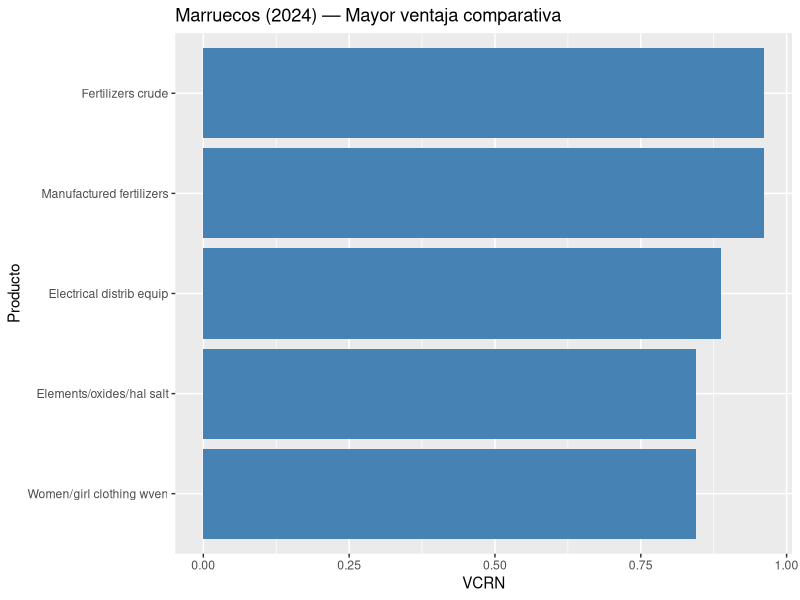
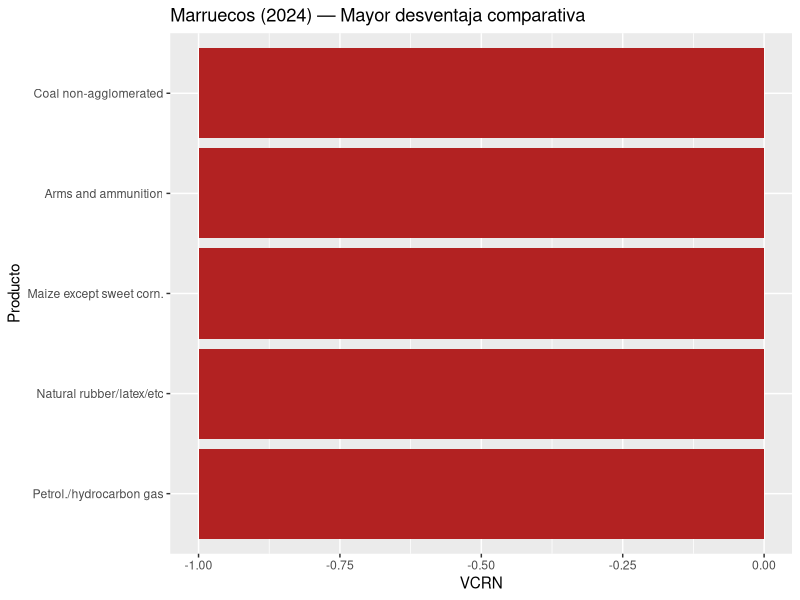
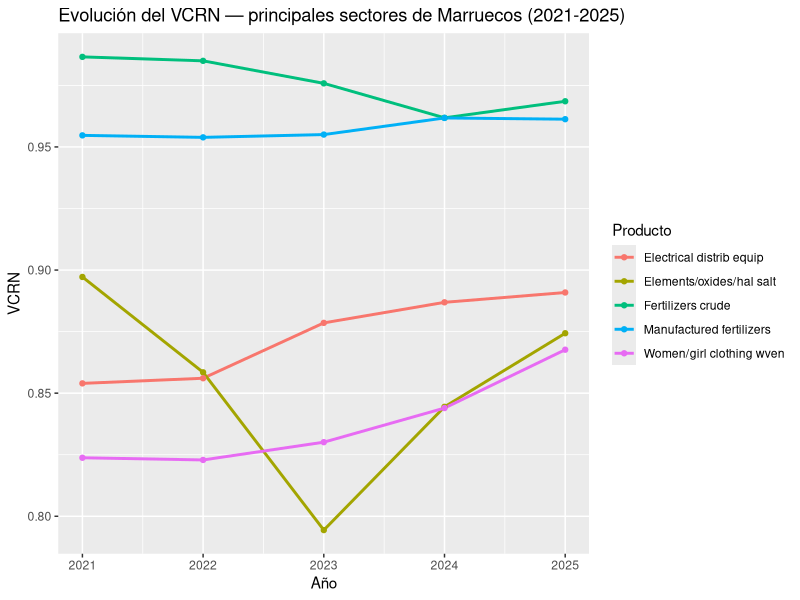
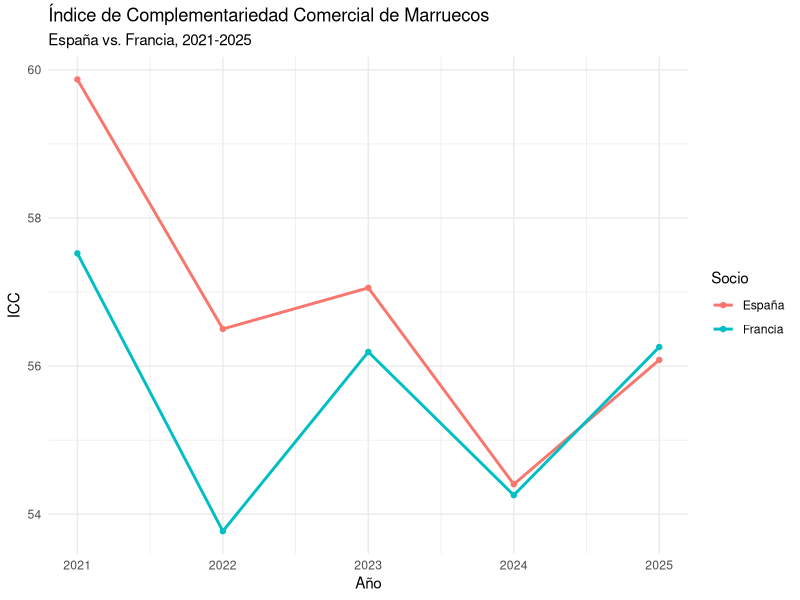
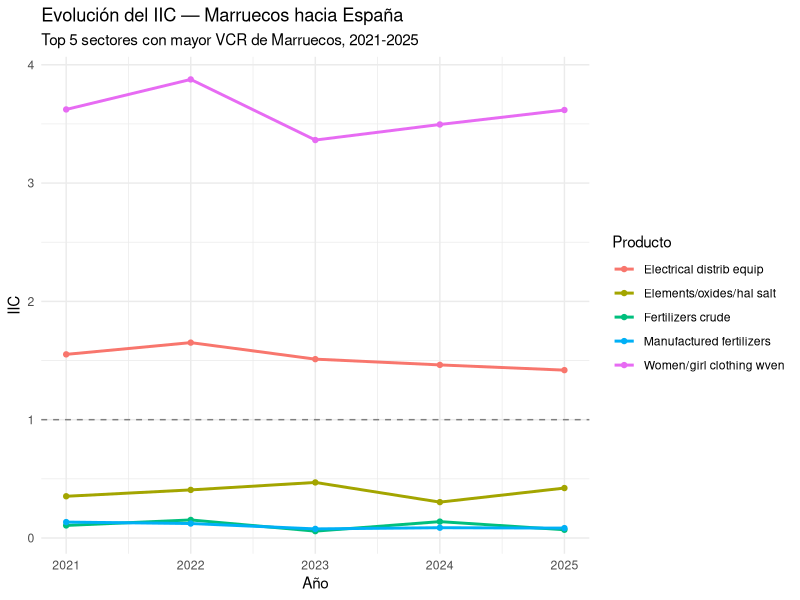
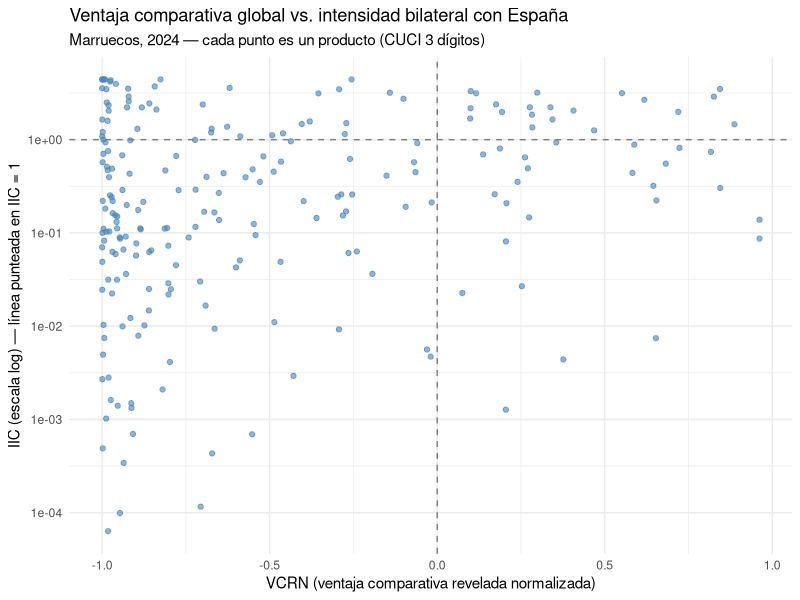
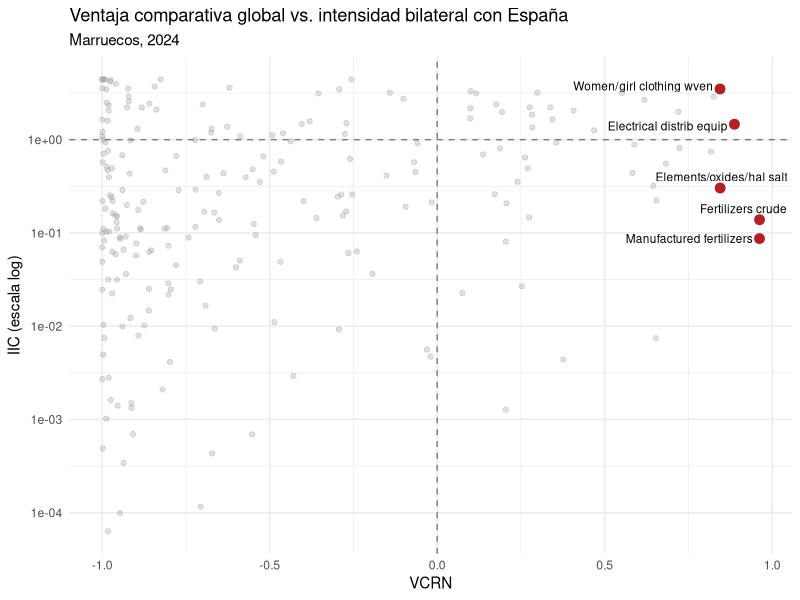
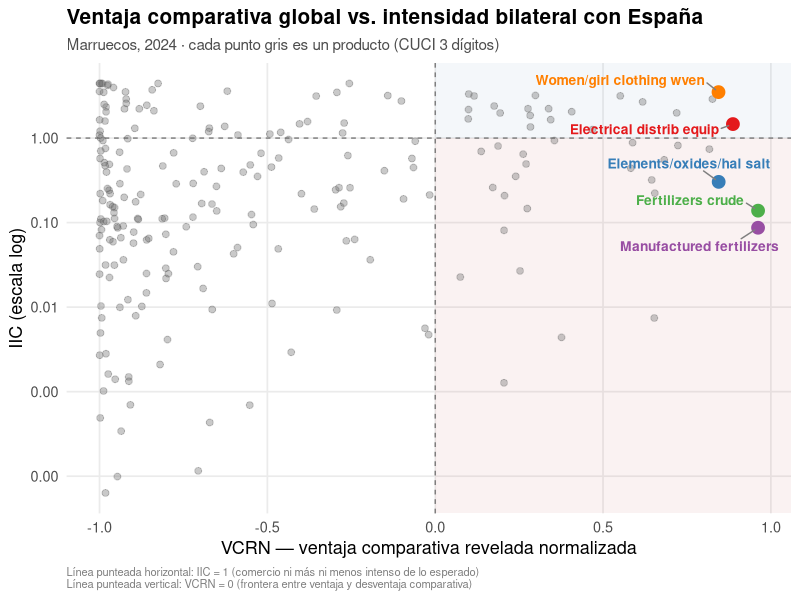

R code for these plots, in order:
install.packages("tidyverse")
install.packages("haven")
install.packages("ggrepel")

library(tidyverse)
library(haven)
library(dplyr)
library(ggrepel) 

getwd()
setwd("/cloud/project/bases de datos")
comtrade <- read_dta("MAR_ESP_FRA_WLD_full.dta")

names(comtrade) <- tolower(names(comtrade))

#-----------------------------------------------------------------------------#
# Limpieza de Bases: Uso dos bases, una con MAR como reporter y FRA, SPN y WLD
# como partners, y otra con WLD como reporter y partner. Después las uno con 
# left_join y armo el VCR.
#-----------------------------------------------------------------------------#

# Primero para la parte de MAR -> FRA, SPN, WLD:

comtrade <- comtrade %>%
  mutate(
    cuci      = as.character(as_factor(productcode)),
    cuci_desc = as.character(as_factor(productdescription)),
    r         = as.character(as_factor(reporteriso3)),
    p         = as.character(as_factor(partneriso3)),
    flow      = as.character(as_factor(tradeflowname))
  ) %>%
  rename(value = tradevaluein1000usd) %>%
  select(r, p, flow, cuci, cuci_desc, value, year)

comtrade_2 <- comtrade |>
  mutate(value = value / 1000)

comtrade_exp <- comtrade_2 |>
  filter(flow == "Export")

comtrade_exp <- comtrade_exp |>
  group_by(year, r, p) |>
  mutate(total_expo = sum(value, na.rm = TRUE)) |>
  ungroup()

comtrade_exp <- comtrade_exp |>
  mutate(share = value / total_expo)

df_share <- comtrade_exp |>
  select(year, r, p, cuci, cuci_desc, share)

vcr_aux_mar <- df_share |>
  filter(r == "MAR", p == "WLD") |>
  rename(share_mar = share)

# Ahora para la parte de WLD -> WLD:

comtrade_wld <- read_dta("WLD_WLD.dta")

names(comtrade_wld) <- tolower(names(comtrade_wld))

comtrade_wld <- comtrade_wld %>%
  mutate(
    cuci = as.character(as_factor(productcode)),
    r    = as.character(as_factor(reporteriso3)),
    p    = as.character(as_factor(partneriso3)),
    flow = as.character(as_factor(tradeflowname))
  ) %>%
  rename(value = tradevaluein1000usd) %>%
  select(r, p, flow, cuci, value, year)

wld_exp <- comtrade_wld |>
  filter(flow == "Export", r == "All", p == "All") |>
  group_by(year) |>
  mutate(total_wld = sum(value, na.rm = TRUE)) |>
  ungroup() |>
  mutate(share_wld = value / total_wld) |>
  select(year, cuci, share_wld)

#-----------------------------------------------------------------------------#
# Y ahora sí construyo el VCR:
#-----------------------------------------------------------------------------#

vcr_mar <- vcr_aux_mar |>
  select(year, cuci, cuci_desc, share_mar) |>
  left_join(wld_exp, by = c("year", "cuci")) |>
  mutate(
    vcr  = share_mar / share_wld,
    vcrn = (vcr - 1) / (vcr + 1)
  ) |>
  arrange(desc(vcr))

sum(is.na(vcr_mar$share_wld)) # chequeo que no quede ningún NA suelto

top5_mar <- vcr_mar |>
  filter(year == 2025) |>
  slice_max(vcrn, n = 5)

# Analisis de los resultados del VCR

vcr_mar |> 
  group_by(year) |> 
  summarise(n = n(), na_share_wld = sum(is.na(share_wld)))

# Top 5 sectores con mayor ventaja comparativa (VCRN más alto)
top5_ventaja <- vcr_mar |>
  filter(year == 2024) |>
  slice_max(vcrn, n = 5)


# Top 5 sectores con mayor desventaja comparativa (VCRN más bajo)
top5_desventaja <- vcr_mar |>
  filter(year == 2024) |>
  slice_min(vcrn, n = 5)


# Me parecen medio una poronga estos gráficos, pero bueno, hay que verlo

ggplot(data = top5_ventaja) +
  geom_col(aes(x = reorder(cuci_desc, vcrn), y = vcrn), fill = "steelblue") +
  coord_flip() +
  labs(title = "Marruecos (2024) — Mayor ventaja comparativa",
       x = "Producto",
       y = "VCRN")

ggplot(data = top5_desventaja) +
  geom_col(aes(x = reorder(cuci_desc, vcrn), y = vcrn), fill = "firebrick") +
  coord_flip() +
  labs(title = "Marruecos (2024) — Mayor desventaja comparativa",
       x = "Producto",
       y = "VCRN")


# Grafico de evolución de los sectores top

top_sectores <- top5_ventaja$cuci  

vcr_mar |>
  filter(cuci %in% top_sectores) |>
  ggplot(aes(x = year, y = vcrn, color = cuci_desc)) +
  geom_line(linewidth = 1) +
  geom_point() +
  labs(title = "Evolución del VCRN — principales sectores de Marruecos (2021-2025)",
       x = "Año", y = "VCRN", color = "Producto")

#-----------------------------------------------------------------------------#
# Siguiente indicador: IIC (Intensidad Comercial)
#-----------------------------------------------------------------------------#


# Elegimos el socio y el sector a analizar
socio_1 <- "ESP"
sector <- "562"  # Manufactured fertilizers
anio   <- 2024

socio_2 <- "FRA"

# X^{i,j}_k: exportaciones de Marruecos a ESPAÑA en el sector k
xijk_esp <- comtrade_exp |>
  filter(r == "MAR", p == socio_1, cuci == sector, year == anio) |>
  pull(value)

# X^{i,j}_k: exportaciones de Marruecos a FRANCIA en el sector k
xijk_fra <- comtrade_exp |>
  filter(r == "MAR", p == socio_2, cuci == sector, year == anio) |>
  pull(value)

# X^i_k: exportaciones totales de Marruecos al mundo en el sector k
xik <- comtrade_exp |>
  filter(r == "MAR", p == "WLD", cuci == sector, year == anio) |>
  pull(value)

# X^{i,j}: exportaciones totales de Marruecos a España (todos los productos)
xij_esp <- comtrade_exp |>
  filter(r == "MAR", p == socio_1, year == anio) |>
  distinct(total_expo) |>
  pull(total_expo)

# X^{i,j}: exportaciones totales de Marruecos a FRANCIA (todos los productos)
xij_fra <- comtrade_exp |>
  filter(r == "MAR", p == socio_2, year == anio) |>
  distinct(total_expo) |>
  pull(total_expo)

# X^i: exportaciones totales de Marruecos al mundo (todos los productos)
xi <- comtrade_exp |>
  filter(r == "MAR", p == "WLD", year == anio) |>
  distinct(total_expo) |>
  pull(total_expo)

iic_mar_esp <- (xijk_esp / xik) / (xij_esp / xi)
iic_mar_esp <- as.numeric(iic_mar_esp)
iic_mar_esp

iic_mar_fra <- (xijk_fra / xik) / (xij_fra / xi)
iic_mar_fra <- as.numeric(iic_mar_fra)
iic_mar_fra


# EN FORMA DE TABLA: 

# PRIMERO ESPAÑA

sectores_top5 <- top5_ventaja$cuci

mar_esp <- comtrade_exp |>
  filter(r == "MAR", p == socio_1, year == anio, cuci %in% sectores_top5) |>
  select(cuci, cuci_desc, xijk = value, xij = total_expo)

mar_wld <- comtrade_exp |>
  filter(r == "MAR", p == "WLD", year == anio, cuci %in% sectores_top5) |>
  select(cuci, xik = value, xi = total_expo)

iic_top5 <- mar_esp |>
  left_join(mar_wld, by = "cuci") |>
  mutate(iic = as.numeric((xijk / xik) / (xij / xi))) |>
  select(cuci, cuci_desc, iic) |>
  arrange(desc(iic))

# SEGUNDO FRANCIA :P

# mar_fra <- comtrade_exp |>
#   filter(r == "MAR", p == socio_1, year == anio, cuci %in% sectores_top5) |>
#   select(cuci, cuci_desc, xijk = value, xij = total_expo)
# 
# mar_wld <- comtrade_exp |>
#   filter(r == "MAR", p == "WLD", year == anio, cuci %in% sectores_top5) |>
#   select(cuci, xik = value, xi = total_expo)
# 
# iic_top5 <- mar_fra |>
#   left_join(mar_wld, by = "cuci") |>
#   mutate(iic = as.numeric((xijk / xik) / (xij / xi))) |>
#   select(cuci, cuci_desc, iic) |>
#   arrange(desc(iic))

#-----------------------------------------------------------------------------#
# Siguiente indicador: ICC (Compatibilidad/Complementariedad Comercial)
#-----------------------------------------------------------------------------#

#ICC AGREGADO

calcular_icc <- function(socio, anio) {
  
  # m_k^i: participación del bien k en las IMPORTACIONES totales de Marruecos
  m_mar <- comtrade |>
    filter(r == "MAR", p == "WLD", flow == "Import", year == anio) |>
    mutate(m = value / sum(value, na.rm = TRUE)) |>
    select(cuci, cuci_desc, m)
  
  # x_k^j: participación del bien k en las EXPORTACIONES totales del socio al mundo
  x_socio <- comtrade |>
    filter(r == socio, p == "WLD", flow == "Export", year == anio) |>
    mutate(x = value / sum(value, na.rm = TRUE)) |>
    select(cuci, x)
  
  # Full join: un producto ausente de un lado cuenta como share = 0, no se descarta
  tabla <- full_join(m_mar, x_socio, by = "cuci") |>
    mutate(
      m = replace_na(m, 0),
      x = replace_na(x, 0),
      dif_abs = abs(m - x)
    )
  
  icc <- 100 * (1 - sum(tabla$dif_abs, na.rm = TRUE) / 2)
  
  list(icc = icc, detalle = tabla)
}

# Uso:
icc_esp_mar <- calcular_icc("ESP", 2024)
icc_esp_mar$icc

# 1) La suma de shares de cada lado debería dar 1 (o muy cerca, por redondeo)
sum(icc_esp_mar$detalle$m, na.rm = TRUE)
sum(icc_esp_mar$detalle$x, na.rm = TRUE)


# 2) El ICC teóricamente está acotado entre 0 y 100
icc_esp_mar$icc

resultado_fra <- calcular_icc("FRA", 2024)
resultado_fra$icc

icc_evolucion <- map_dfr(2021:2025, function(a) {
  tibble(
    year = a,
    icc_esp = calcular_icc("ESP", a)$icc,
    icc_fra = calcular_icc("FRA", a)$icc
  )
})

# ICC POR PRODUCTO

calcular_icc_producto <- function(socio, anio) {
  
  m_mar <- comtrade |>
    filter(r == "MAR", p == "WLD", flow == "Import", year == anio) |>
    mutate(m = value / sum(value, na.rm = TRUE)) |>
    select(cuci, cuci_desc, m)
  
  x_socio <- comtrade |>
    filter(r == socio, p == "WLD", flow == "Export", year == anio) |>
    mutate(x = value / sum(value, na.rm = TRUE)) |>
    select(cuci, cuci_desc_x = cuci_desc, x)  #
  
  full_join(m_mar, x_socio, by = "cuci") |>
    mutate(
      cuci_desc = coalesce(cuci_desc, cuci_desc_x),  
      m = replace_na(m, 0),
      x = replace_na(x, 0),
      icc_k = 100 * (1 - abs(m - x) / 2)
    ) |>
    select(cuci, cuci_desc, m, x, icc_k) |>
    arrange(desc(icc_k))
}

icc_prod_esp <- calcular_icc_producto("ESP", 2024)
view(icc_prod_esp)
icc_prod_fra <- calcular_icc_producto("FRA", 2024)
view(icc_prod_fra)


# Top 10 de mejor matching con cada socio
icc_prod_esp |> slice_max(icc_k, n = 10) |> select(cuci, cuci_desc, icc_k)
icc_prod_fra |> slice_max(icc_k, n = 10) |> select(cuci, cuci_desc, icc_k)


icc_prod_esp |> 
  filter(m > 0.001, x > 0.001) |>
  arrange(desc(icc_k)) |>
  head(10)

icc_prod_fra |> 
  filter(m > 0.001, x > 0.001) |>
  arrange(desc(icc_k)) |>
  head(10)


#------------------------------------------------------------------------#
# GRAFICOS

# evoluciónm agregada del icc

icc_evolucion |>
  pivot_longer(cols = c(icc_esp, icc_fra), names_to = "socio", values_to = "icc") |>
  mutate(socio = recode(socio, icc_esp = "España", icc_fra = "Francia")) |>
  ggplot(aes(x = year, y = icc, color = socio)) +
  geom_line(linewidth = 1) +
  geom_point() +
  labs(title = "Índice de Complementariedad Comercial de Marruecos",
       subtitle = "España vs. Francia, 2021-2025",
       x = "Año", y = "ICC", color = "Socio") +
  theme_minimal()

# evolución del iic para los mismos 5 sectores top con España

calcular_iic_multi <- function(socio, sectores, anio) {
  mar_soc <- comtrade_exp |>
    filter(r == "MAR", p == socio, year == anio, cuci %in% sectores) |>
    select(cuci, cuci_desc, xijk = value, xij = total_expo)
  
  mar_wld <- comtrade_exp |>
    filter(r == "MAR", p == "WLD", year == anio, cuci %in% sectores) |>
    select(cuci, xik = value, xi = total_expo)
  
  mar_soc |>
    left_join(mar_wld, by = "cuci") |>
    mutate(iic = as.numeric((xijk / xik) / (xij / xi)), year = anio) |>
    select(year, cuci, cuci_desc, iic)
}

iic_evolucion <- map_dfr(2021:2025, ~calcular_iic_multi("ESP", sectores_top5, .x))

ggplot(iic_evolucion, aes(x = year, y = iic, color = cuci_desc)) +
  geom_line(linewidth = 1) +
  geom_point() +
  geom_hline(yintercept = 1, linetype = "dashed", color = "gray50") +
  labs(title = "Evolución del IIC — Marruecos hacia España",
       subtitle = "Top 5 sectores con mayor VCR de Marruecos, 2021-2025",
       x = "Año", y = "IIC", color = "Producto") +
  theme_minimal()


# cruce VCRN con IIC
cruce_vcr_iic <- vcr_mar |>
  filter(year == 2024) |>
  select(cuci, cuci_desc, vcrn) |>
  inner_join(
    calcular_iic_multi("ESP", unique(vcr_mar$cuci), 2024) |> select(cuci, iic),
    by = "cuci"
  ) |>
  filter(!is.na(iic), is.finite(iic))

ggplot(cruce_vcr_iic, aes(x = vcrn, y = iic)) +
  geom_point(alpha = 0.6, color = "steelblue") +
  geom_hline(yintercept = 1, linetype = "dashed", color = "gray50") +
  geom_vline(xintercept = 0, linetype = "dashed", color = "gray50") +
  scale_y_log10() +  # el IIC suele tener rango muy amplio, el log ayuda a leerlo
  labs(title = "Ventaja comparativa global vs. intensidad bilateral con España",
       subtitle = "Marruecos, 2024 — cada punto es un producto (CUCI 3 dígitos)",
       x = "VCRN (ventaja comparativa revelada normalizada)",
       y = "IIC (escala log) — línea punteada en IIC = 1") +
  theme_minimal()

# solo puntos extremos

destacados <- cruce_vcr_iic |>
  filter(cuci %in% c("562", "272", "842", "773", "522"))

ggplot(cruce_vcr_iic, aes(x = vcrn, y = iic)) +
  geom_point(alpha = 0.3, color = "gray60") +
  geom_point(data = destacados, color = "firebrick", size = 3) +
  geom_text_repel(data = destacados, aes(label = cuci_desc), size = 3) +
  geom_hline(yintercept = 1, linetype = "dashed", color = "gray50") +
  geom_vline(xintercept = 0, linetype = "dashed", color = "gray50") +
  scale_y_log10() +
  labs(title = "Ventaja comparativa global vs. intensidad bilateral con España",
       subtitle = "Marruecos, 2024",
       x = "VCRN", y = "IIC (escala log)") +
  theme_minimal()


# mismo grafico, intento 2

cruce_vcr_iic_filtrado <- cruce_vcr_iic |>
  filter(iic > 0, is.finite(iic))

#--------------------------------------------------------------#

ggplot(cruce_vcr_iic_filtrado, aes(x = vcrn, y = iic)) +
  annotate("rect", xmin = 0, xmax = Inf, ymin = 1, ymax = Inf,
           fill = "steelblue", alpha = 0.06) +
  annotate("rect", xmin = 0, xmax = Inf, ymin = 0, ymax = 1,
           fill = "firebrick", alpha = 0.06) +
  geom_point(alpha = 0.35, color = "gray40", size = 2) +
  geom_point(data = destacados, aes(color = cuci_desc), size = 4) +
  geom_text_repel(
    data = destacados, aes(label = cuci_desc, color = cuci_desc),
    size = 3.5, fontface = "bold", show.legend = FALSE,
    box.padding = 0.6, point.padding = 0.3,
    segment.color = "gray50", min.segment.length = 0
  ) +
  geom_hline(yintercept = 1, linetype = "dashed", color = "gray40", linewidth = 0.4) +
  geom_vline(xintercept = 0, linetype = "dashed", color = "gray40", linewidth = 0.4) +
  scale_y_log10(labels = scales::label_number(accuracy = 0.01)) +
  scale_color_brewer(palette = "Set1") +
  labs(
    title = "Ventaja comparativa global vs. intensidad bilateral con España",
    subtitle = "Marruecos, 2024 · cada punto gris es un producto (CUCI 3 dígitos)",
    x = "VCRN — ventaja comparativa revelada normalizada",
    y = "IIC (escala log)",
    caption = "Línea punteada horizontal: IIC = 1 (comercio ni más ni menos intenso de lo esperado)\nLínea punteada vertical: VCRN = 0 (frontera entre ventaja y desventaja comparativa)"
  ) +
  theme_minimal(base_size = 13) +
  theme(
    legend.position = "none",
    plot.title = element_text(face = "bold", size = 15),
    plot.subtitle = element_text(color = "gray30", size = 11),
    plot.caption = element_text(color = "gray50", size = 8, hjust = 0),
    panel.grid.minor = element_blank(),
    panel.grid.major = element_line(color = "gray92")
  )



ultimo_grafico <- last_plot()

ggsave(
  filename = "vcr_vs_iic_espana.png",
  plot = ultimo_grafico,
  width = 10, height = 6.5,
  dpi = 300,          
  bg = "white"          
)



# otro grafico pero esta vez haciendo interactuar VCR con ICC

icc_prod_esp_2024 <- calcular_icc_producto("ESP", 2024) |> mutate(socio = "España")
icc_prod_fra_2024 <- calcular_icc_producto("FRA", 2024) |> mutate(socio = "Francia")

cruce_vcr_icc <- vcr_mar |>
  filter(year == 2024) |>
  select(cuci, vcrn) |>
  inner_join(bind_rows(icc_prod_esp_2024, icc_prod_fra_2024), by = "cuci") |>
  filter(m > 0.001 | x > 0.001)  # sacamos los matches triviales entre ceros

ggplot(cruce_vcr_icc, aes(x = vcrn, y = icc_k)) +
  geom_point(alpha = 0.5, color = "darkorange") +
  geom_hline(yintercept = 50, linetype = "dashed", color = "gray50") +
  facet_wrap(~socio) +
  labs(title = "VCR de Marruecos vs. complementariedad sectorial (ICC por producto)",
       subtitle = "2024 · España vs. Francia",
       x = "VCRN", y = "ICC por producto (0-100)") +
  theme_minimal()

# cruce completo

cruce_completo <- cruce_vcr_iic |>
  left_join(
    comtrade_exp |> filter(r == "MAR", p == "ESP", year == 2024) |> select(cuci, value),
    by = "cuci"
  ) |>
  filter(!is.na(value), value > 0)

ggplot(cruce_completo, aes(x = vcrn, y = iic, size = value)) +
  geom_point(alpha = 0.5, color = "steelblue") +
  scale_size_continuous(range = c(1, 15), labels = scales::label_number(suffix = "k US$")) +
  scale_y_log10() +
  geom_hline(yintercept = 1, linetype = "dashed", color = "gray50") +
  geom_vline(xintercept = 0, linetype = "dashed", color = "gray50") +
  labs(title = "VCR, IIC y volumen exportado — Marruecos hacia España",
       subtitle = "2024 · el tamaño del punto es el valor exportado",
       x = "VCRN", y = "IIC (escala log)", size = "Exportaciones\n(miles US$)") +
  theme_minimal()


#--------------------------------------------------#

cruce_vcr_iic_vol <- cruce_vcr_iic |>
  left_join(
    comtrade_exp |> 
      filter(r == "MAR", p == "ESP", year == 2024) |> 
      select(cuci, value),
    by = "cuci"
  ) |>
  filter(!is.na(value), value > 0)

destacados_vol <- cruce_vcr_iic_vol |>
  filter(cuci %in% c("562", "272", "842", "773", "522"))

ggplot(cruce_vcr_iic_vol, aes(x = vcrn, y = iic)) +
  annotate("rect", xmin = 0, xmax = Inf, ymin = 1, ymax = Inf,
           fill = "steelblue", alpha = 0.06) +
  annotate("rect", xmin = 0, xmax = Inf, ymin = 0, ymax = 1,
           fill = "firebrick", alpha = 0.06) +
  geom_point(aes(size = value), alpha = 0.35, color = "gray40") +
  geom_point(data = destacados_vol, aes(size = value, color = cuci_desc)) +
  geom_text_repel(
    data = destacados_vol, aes(label = cuci_desc, color = cuci_desc),
    size = 3.5, fontface = "bold", show.legend = FALSE,
    box.padding = 0.8, point.padding = 0.4,
    segment.color = "gray50", min.segment.length = 0
  ) +
  geom_hline(yintercept = 1, linetype = "dashed", color = "gray40", linewidth = 0.4) +
  geom_vline(xintercept = 0, linetype = "dashed", color = "gray40", linewidth = 0.4) +
  scale_y_log10(labels = scales::label_number(accuracy = 0.01)) +
  scale_size_continuous(range = c(1, 14), 
                         labels = scales::label_number(suffix = "k US$"),
                         guide = guide_legend(override.aes = list(color = "gray40", alpha = 0.5))) +
  scale_color_brewer(palette = "Set1") +
  guides(color = "none") +  # ya están etiquetados con texto, no hace falta leyenda de color
  labs(
    title = "Ventaja comparativa global, intensidad bilateral y volumen — Marruecos hacia España",
    subtitle = "2024 · el tamaño del punto es el valor exportado a España",
    x = "VCRN — ventaja comparativa revelada normalizada",
    y = "IIC (escala log)",
    size = "Exportaciones\n(miles US$)",
    caption = "Línea punteada horizontal: IIC = 1 (comercio ni más ni menos intenso de lo esperado)\nLínea punteada vertical: VCRN = 0 (frontera entre ventaja y desventaja comparativa)"
  ) +
  theme_minimal(base_size = 13) +
  theme(
    legend.position = "right",
    plot.title = element_text(face = "bold", size = 14),
    plot.subtitle = element_text(color = "gray30", size = 11),
    plot.caption = element_text(color = "gray50", size = 8, hjust = 0),
    panel.grid.minor = element_blank(),
    panel.grid.major = element_line(color = "gray92")
  )

#------------------------------------#

cruce_vcr_iic_vol <- cruce_vcr_iic |>
  left_join(
    comtrade_exp |> 
      filter(r == "MAR", p == "ESP", year == 2024) |> 
      select(cuci, value),
    by = "cuci"
  ) |>
  filter(!is.na(value), value > 0)

destacados_vol <- cruce_vcr_iic_vol |>
  filter(cuci %in% c("562", "272", "842", "773", "522"))

#exluyo valores atipicos

# Guardamos cuántos se excluyen, para poder mencionarlo como nota al pie
n_excluidos <- sum(cruce_vcr_iic$iic < 0.02, na.rm = TRUE)
n_excluidos

cruce_vcr_iic_recortado <- cruce_vcr_iic |>
  filter(iic >= 0.02)  

cruce_vcr_iic_vol_recortado <- cruce_vcr_iic_vol |>
  filter(iic >= 0.02)

destacados_vol <- cruce_vcr_iic_vol_recortado |>
  filter(cuci %in% c("562", "272", "842", "773", "522"))

ggplot(cruce_vcr_iic_vol_recortado, aes(x = vcrn, y = iic)) +
  annotate("rect", xmin = 0, xmax = Inf, ymin = 1, ymax = Inf,
           fill = "steelblue", alpha = 0.06) +
  annotate("rect", xmin = 0, xmax = Inf, ymin = 0, ymax = 1,
           fill = "firebrick", alpha = 0.06) +
  geom_point(aes(size = value), alpha = 0.35, color = "gray40") +
  geom_point(data = destacados_vol, aes(size = value, color = cuci_desc)) +
  geom_text_repel(
    data = destacados_vol, aes(label = cuci_desc, color = cuci_desc),
    size = 3.5, fontface = "bold", show.legend = FALSE,
    box.padding = 0.8, point.padding = 0.4,
    segment.color = "gray50", min.segment.length = 0
  ) +
  geom_hline(yintercept = 1, linetype = "dashed", color = "gray40", linewidth = 0.4) +
  geom_vline(xintercept = 0, linetype = "dashed", color = "gray40", linewidth = 0.4) +
  scale_y_log10(labels = scales::label_number(accuracy = 0.01)) +
  scale_size_continuous(range = c(1, 14), 
                        labels = scales::label_number(suffix = "k US$"),
                        guide = guide_legend(override.aes = list(color = "gray40", alpha = 0.5))) +
  scale_color_brewer(palette = "Set1") +
 guides(color = "none", size = "none") +
  labs(
    title = "Ventaja comparativa global, intensidad bilateral y volumen — Marruecos hacia España",
    subtitle = "2024 · el tamaño del punto es el valor exportado a España",
    x = "VCRN — ventaja comparativa revelada normalizada",
    y = "IIC (escala log)",
    size = "Exportaciones\n(miles US$)",
    caption = "Línea punteada horizontal: IIC = 1 (comercio ni más ni menos intenso de lo esperado)\nLínea punteada vertical: VCRN = 0 (frontera entre ventaja y desventaja comparativa)"
  ) +
  theme_minimal(base_size = 13) +
  theme(
    legend.position = "right",
    plot.title = element_text(face = "bold", size = 14),
    plot.subtitle = element_text(color = "gray30", size = 11),
    plot.caption = element_text(color = "gray50", size = 8, hjust = 0),
    panel.grid.minor = element_blank(),
    panel.grid.major = element_line(color = "gray92")
  )

ultimo_grafico <- last_plot()

ggsave(
  filename = "vcr_vs_iic_espana.png",
  plot = ultimo_grafico,
  width = 10, height = 6.5,
  dpi = 300,          
  bg = "white"          
)

ggsave("bubble_vcr_iic_espana.png", width = 11, height = 7, dpi = 300, bg = "white")
